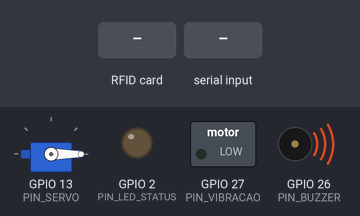
A sketch run on a simulated ESP32. Shown: servo, switched loads named in the sketch (green lamp = pin HIGH), output pins drawn as LEDs (lit = HIGH), buzzer (waves = sounding, pin HIGH). Dashed ring = blinking. The test bench sets the inputs (shaded band). What the sketch prints to the serial monitor is not drawn.

Above: at 2.3 s.
2.4 s: RFID card 5E 7A 19 C4 held to the reader
At 4.2 s:
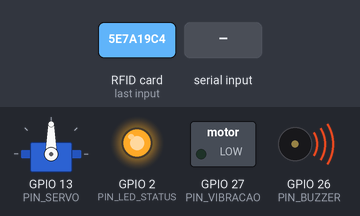
4.5 s: "TOGGLE" received over Serial
At 5.05 s:
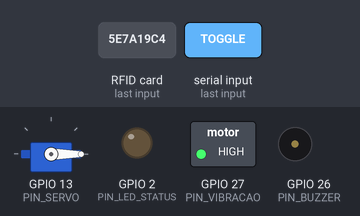
6.9 s: "SIMULAR_TAG" received over Serial
At 7.6 s:
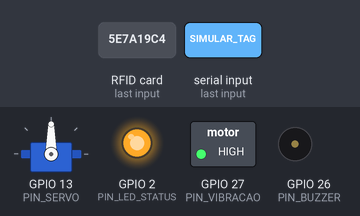
9.3 s: "t" received over Serial
At 10.9 s:
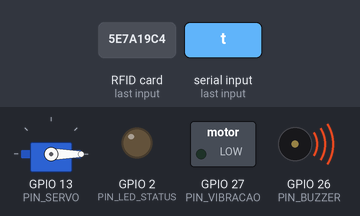
11.7 s: "T" received over Serial
At 12.29 s:
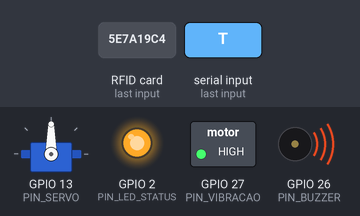
Timing chart, 0 to 14.7 s (numbered marks = the images above; inputs shaded):
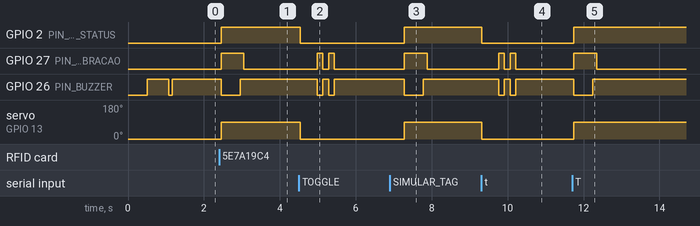

The sketch:

esp32_porta_acessivel.ino
```cpp
/*
 * ======================================================================================
 * SISTEMA MULTISSENSORIAL DE SINALIZAÇÃO E ACESSIBILIDADE PARA PORTAS DE BANHEIRO
 * ======================================================================================
 *
 * Microcontrolador: ESP32 DOIT DevKit V1 (30 Pinos)
 *
 * --------------------------------------------------------------------------------------
 * BIBLIOTECAS NECESSÁRIAS NA ARDUINO IDE (Sketch -> Incluir Biblioteca -> Gerenciar Bibliotecas):
 * --------------------------------------------------------------------------------------
 * 1. MFRC522         (por GithubCommunity)      -> Leitura do módulo RFID RC522 via SPI
 * 2. ESP32Servo      (por Kevin Harrington)     -> Controle PWM do Micro Servo Motor SG90
 * 3. PubSubClient    (por Nick O'Leary)         -> Cliente MQTT para comunicação IoT
 * 4. ArduinoJson     (por Benoit Blanchon v6/v7)-> Formatação das mensagens JSON no MQTT
 *
 * --------------------------------------------------------------------------------------
 * RESUMO DA PINAGEM VALIDADA EM BANCADA (Conforme docs/GUIA_DE_MONTAGEM.md):
 * --------------------------------------------------------------------------------------
 * - RFID RC522 (3.3V direto no 3V3):
 *     SDA(SS)=GPIO 5 | SCK=GPIO 18 | MOSI=GPIO 23 | MISO=GPIO 19 | RST=GPIO 22 | GND=GND
 * - Servo SG90 (Simulação da Tranca Física - 5V no VIN):
 *     Sinal (Laranja)=GPIO 13 | VCC (Vermelho)=5V(VIN) | GND (Marrom)=GND
 * - Motor de Vibração MV50 (Retorno Tátil - 5V no VIN):
 *     IN/SIG=GPIO 27 | VCC=5V(VIN) | GND=GND
 * - Módulo Buzzer Ativo 5V (Retorno Sonoro - Chaveamento diferencial 5V/3.3V):
 *     VCC=5V(VIN) | I/O=GND | GND=GPIO 26 (LOW=5V apita / HIGH=1.7V mudo)
 * ======================================================================================
 */

#include <Arduino.h>
#include <SPI.h>
#include <WiFi.h>
#include <MFRC522.h>
#include <ESP32Servo.h>
#include <PubSubClient.h>
#include <ArduinoJson.h>

// ======================================================================================
// 1. CONFIGURAÇÕES DE REDE WI-FI E BROKER MQTT
// ======================================================================================
const char* WIFI_SSID      = "SEU_WIFI_AQUI";       // Nome da rede Wi-Fi 2.4GHz
const char* WIFI_PASSWORD  = "SUA_SENHA_WIFI_AQUI"; // Senha do Wi-Fi

const char* MQTT_BROKER    = "broker.hivemq.com";
const int   MQTT_PORT      = 1883;
const char* MQTT_CLIENT_ID = "ESP32_PortaAcessivel_01";

// Tópicos MQTT (ESP32 <-> MQTT <-> Computador)
const char* TOPIC_ESTADO   = "uninassau/acessibilidade/banheiro01/estado";
const char* TOPIC_COMANDO  = "uninassau/acessibilidade/banheiro01/comando";

// ======================================================================================
// 2. DEFINIÇÃO DOS PINOS DO HARDWARE (ESP32 30 PINOS)
// ======================================================================================
#define PIN_RFID_SS    5   // Pino SDA / SS do RC522 -> GPIO 5 (D5)
#define PIN_RFID_RST   22  // Pino RST do RC522      -> GPIO 22 (D22)
// SCK = GPIO 18 | MISO = GPIO 19 | MOSI = GPIO 23 (definidos pelo SPI.begin())

#define PIN_SERVO      13  // Fio Laranja do Servo SG90 (Tranca Física) -> GPIO 13 (D13)
#define PIN_VIBRACAO   27  // Pino IN do Motor Vibração MV50            -> GPIO 27 (D27)
#define PIN_BUZZER     26  // Pino GND do Módulo Buzzer Ativo 5V        -> GPIO 26 (D26)
#define PIN_LED_STATUS 2   // LED Azul interno do ESP32 (aceso = porta trancada)

// Ângulos do Servo Motor SG90 (Simulação da Tranca Física da Porta)
const int ANGULO_DESTRANCADO = 0;   // 0°  = Porta ABERTA / LIVRE
const int ANGULO_TRANCADO    = 90;  // 90° = Porta FECHADA / OCUPADO

// Tempo de Debounce do RFID (2 segundos para evitar leituras duplicadas acidentais)
const unsigned long DEBOUNCE_RFID_MS = 2000;

// ======================================================================================
// 3. OBJETOS E VARIÁVEIS DE ESTADO GLOBAIS
// ======================================================================================
MFRC522 rfid(PIN_RFID_SS, PIN_RFID_RST);
Servo servoTranca;
WiFiClient espClient;
PubSubClient mqttClient(espClient);

bool portaFechada = false;                  // false = ABERTA (Livre), true = FECHADA (Ocupado)
unsigned long ultimoAcionamentoMs = 0;      // Controle de debounce de 2s
unsigned long inicioOcupacaoMs = 0;         // Marca o millis() em que a porta foi trancada
unsigned long ultimaTentativaWifiMs = 0;    // Reconexão Wi-Fi não-bloqueante
unsigned long ultimaTentativaMqttMs = 0;    // Reconexão MQTT não-bloqueante
unsigned int contadorUsosSessao = 0;        // Quantidade de usos na sessão
String ultimaTagUid = "NENHUMA";

// ======================================================================================
// 4. FUNÇÕES DE ACIONAMENTO DOS ATUADORES (TRANCA SERVO, VIBRAÇÃO E BUZZER)
// ======================================================================================

/**
 * Liga ou desliga o Buzzer 5V no ESP32 (3.3V):
 * Com VCC no 5V, I/O no GND e GND do Buzzer no D26:
 * - Quando D26 = LOW (0V)   -> O Buzzer recebe 5V completos (5V - 0V = 5V) e APITA!
 * - Quando D26 = HIGH (3.3V)-> Sobram apenas 1.7V no Buzzer (5V - 3.3V = 1.7V) e fica MUDO!
 */
void definirEstadoBuzzer(bool ligado) {
  pinMode(PIN_BUZZER, OUTPUT);
  if (ligado) {
    digitalWrite(PIN_BUZZER, LOW);  // 0V -> Libera os 5V para apitar
  } else {
    digitalWrite(PIN_BUZZER, HIGH); // 3.3V -> Derruba a tensão para 1.7V (Silêncio total)
  }
}

/**
 * Move o Servo SG90 (tranca física) para o ângulo exato (0° ou 90°) e desliga o pulso PWM
 * (detach) após concluir o movimento para evitar tremores ou desvios de posição.
 */
void moverServoEstavel(int angulo) {
  servoTranca.write(angulo);
  if (!servoTranca.attached()) {
    servoTranca.attach(PIN_SERVO, 500, 2400);
  }
  servoTranca.write(angulo);
  delay(450); // Tempo para o braço do SG90 completar o giro físico
  servoTranca.detach();
  digitalWrite(PIN_SERVO, LOW);
}

/**
 * Executa o retorno multissensorial simultâneo ao TRANCAR a porta (Estado = FECHADA):
 * - Servo Motor gira para 90° (Tranca fechada)
 * - Motor de Vibração aciona 1 pulso forte de 600ms
 * - Buzzer Ativo emite 1 bipe longo de 500ms
 */
void acionarFeedbackTrancar() {
  Serial.println(F("[ATUADORES] Trancando porta: Servo -> 90° | Vibracao -> 600ms | Buzzer -> 500ms"));

  digitalWrite(PIN_LED_STATUS, HIGH);
  digitalWrite(PIN_VIBRACAO, HIGH);
  definirEstadoBuzzer(true);

  moverServoEstavel(ANGULO_TRANCADO); // 450ms movendo o servo para 90°

  delay(50); // Completa os 500ms do Buzzer (450 + 50 = 500ms)
  definirEstadoBuzzer(false);

  delay(100); // Completa os 600ms da Vibração (500 + 100 = 600ms)
  digitalWrite(PIN_VIBRACAO, LOW);
}

/**
 * Executa o retorno multissensorial simultâneo ao DESTRANCAR a porta (Estado = ABERTA):
 * - Servo Motor retorna para 0° (Tranca aberta)
 * - Motor de Vibração aciona 2 pulsos curtos de 150ms
 * - Buzzer Ativo emite 2 bipes rápidos de 150ms
 */
void acionarFeedbackDestrancar() {
  Serial.println(F("[ATUADORES] Destrancando porta: Servo -> 0° | Vibracao -> 2x 150ms | Buzzer -> 2x 150ms"));

  digitalWrite(PIN_LED_STATUS, LOW);
  moverServoEstavel(ANGULO_DESTRANCADO);

  for (int i = 0; i < 2; i++) {
    digitalWrite(PIN_VIBRACAO, HIGH);
    definirEstadoBuzzer(true);
    delay(150);

    digitalWrite(PIN_VIBRACAO, LOW);
    definirEstadoBuzzer(false);

    if (i == 0) {
      delay(150); // Intervalo de 150ms entre o 1º e o 2º pulso
    }
  }
}

// ======================================================================================
// 5. PUBLICAÇÃO E RECEBIMENTO MQTT (JSON)
// ======================================================================================

void publicarEstadoMqtt(unsigned long duracaoSegundos, const char* origemAcionamento) {
  StaticJsonDocument<256> doc;

  doc["estado"] = portaFechada ? "FECHADA" : "ABERTA";
  doc["ocupado"] = portaFechada;
  doc["uid_tag"] = ultimaTagUid;
  doc["duracao_ultimo_uso_seg"] = duracaoSegundos;
  doc["usos_sessao"] = contadorUsosSessao;
  doc["servo_angulo"] = portaFechada ? ANGULO_TRANCADO : ANGULO_DESTRANCADO;
  doc["origem"] = origemAcionamento;
  doc["uptime_seg"] = millis() / 1000;

  char bufferJson[256];
  serializeJson(doc, bufferJson);

  Serial.print(F("[MQTT TX] Publicando em "));
  Serial.print(TOPIC_ESTADO);
  Serial.print(F(": "));
  Serial.println(bufferJson);

  if (mqttClient.connected()) {
    mqttClient.publish(TOPIC_ESTADO, bufferJson, true);
  } else {
    Serial.println(F("[MQTT] Broker desconectado no momento. Funcionamento fisico normal."));
  }
}

void alternarEstadoPorta(String uidTag, const char* origem) {
  portaFechada = !portaFechada;
  ultimaTagUid = uidTag;

  if (portaFechada) {
    inicioOcupacaoMs = millis();
    acionarFeedbackTrancar();
    publicarEstadoMqtt(0, origem);
    Serial.println(F("ESTADO ATUAL: FECHADA / OCUPADO"));
  } else {
    unsigned long duracaoSegundos = 0;
    if (inicioOcupacaoMs > 0) {
      duracaoSegundos = (millis() - inicioOcupacaoMs) / 1000;
      if (duracaoSegundos == 0) duracaoSegundos = 1;
    }
    contadorUsosSessao++;

    acionarFeedbackDestrancar();
    publicarEstadoMqtt(duracaoSegundos, origem);

    Serial.print(F("ESTADO ATUAL: ABERTA / LIVRE (Tempo ocupada: "));
    Serial.print(duracaoSegundos);
    Serial.println(F(" segundos)"));
  }
  Serial.println(F("------------------------------------------------------------------"));
}

void callbackMqtt(char* topic, byte* payload, unsigned int length) {
  String mensagem = "";
  for (unsigned int i = 0; i < length; i++) {
    mensagem += (char)payload[i];
  }
  mensagem.trim();

  Serial.print(F("[MQTT RX] Comando recebido em "));
  Serial.print(topic);
  Serial.print(F(": "));
  Serial.println(mensagem);

  if (millis() - ultimoAcionamentoMs < DEBOUNCE_RFID_MS) {
    return;
  }

  if (mensagem.indexOf("TOGGLE") >= 0 || mensagem.indexOf("SIMULAR_TAG") >= 0) {
    ultimoAcionamentoMs = millis();
    alternarEstadoPorta("REMOTO:DASHBOARD", "DASHBOARD_MQTT");
  } else if (mensagem.indexOf("ABRIR") >= 0 && portaFechada) {
    ultimoAcionamentoMs = millis();
    alternarEstadoPorta("REMOTO:EMERGENCIA", "DASHBOARD_EMERGENCIA");
  } else if (mensagem.indexOf("FECHAR") >= 0 && !portaFechada) {
    ultimoAcionamentoMs = millis();
    alternarEstadoPorta("REMOTO:DASHBOARD", "DASHBOARD_MQTT");
  }
}

// ======================================================================================
// 6. GERENCIAMENTO DE CONEXÃO WI-FI E MQTT (NÃO-BLOQUEANTE)
// ======================================================================================

void gerenciarConexoesRede() {
  if (String(WIFI_SSID) == "SEU_WIFI_AQUI") {
    return;
  }

  if (WiFi.status() != WL_CONNECTED) {
    if (millis() - ultimaTentativaWifiMs > 10000) {
      ultimaTentativaWifiMs = millis();
      Serial.print(F("[WI-FI] Conectando a rede: "));
      Serial.println(WIFI_SSID);
      WiFi.begin(WIFI_SSID, WIFI_PASSWORD);
    }
    return;
  }

  if (!mqttClient.connected()) {
    if (millis() - ultimaTentativaMqttMs > 5000) {
      ultimaTentativaMqttMs = millis();
      Serial.print(F("[MQTT] Conectando ao Broker "));
      Serial.print(MQTT_BROKER);
      Serial.print(F("... "));

      String clientId = String(MQTT_CLIENT_ID) + "_" + String((uint32_t)ESP.getEfuseMac(), HEX);

      if (mqttClient.connect(clientId.c_str())) {
        Serial.println(F("CONECTADO!"));
        mqttClient.subscribe(TOPIC_COMANDO);
        publicarEstadoMqtt(0, "BOOT_SYNC");
      } else {
        Serial.print(F("Falhou (rc="));
        Serial.print(mqttClient.state());
        Serial.println(F("). Tentando novamente em 5s."));
      }
    }
  } else {
    mqttClient.loop();
  }
}

// ======================================================================================
// 7. LEITURA DO SENSOR RFID RC522
// ======================================================================================

String obterUidFormatado() {
  String uidStr = "";
  for (byte i = 0; i < rfid.uid.size; i++) {
    if (rfid.uid.uidByte[i] < 0x10) {
      uidStr += "0";
    }
    uidStr += String(rfid.uid.uidByte[i], HEX);
    if (i < rfid.uid.size - 1) {
      uidStr += ":";
    }
  }
  uidStr.toUpperCase();
  return uidStr;
}

void verificarLeituraRfid() {
  if (!rfid.PICC_IsNewCardPresent() || !rfid.PICC_ReadCardSerial()) {
    return;
  }

  unsigned long agoraMs = millis();

  if (agoraMs - ultimoAcionamentoMs < DEBOUNCE_RFID_MS) {
    Serial.println(F("[RFID] Leitura ignorada (Debounce de 2 segundos ativo)."));
    rfid.PICC_HaltA();
    rfid.PCD_StopCrypto1();
    return;
  }

  ultimoAcionamentoMs = agoraMs;
  String uidLido = obterUidFormatado();

  Serial.print(F("[RFID] Tag detectada com sucesso! UID: "));
  Serial.println(uidLido);

  rfid.PICC_HaltA();
  rfid.PCD_StopCrypto1();

  alternarEstadoPorta(uidLido, "ESP32_RFID");
}

// ======================================================================================
// 8. SETUP E LOOP PRINCIPAL DO ESP32
// ======================================================================================

void setup() {
  Serial.begin(115200);
  delay(500);

  Serial.println();
  Serial.println(F("=================================================================="));
  Serial.println(F("  SISTEMA MULTISSENSORIAL DE PORTA DE BANHEIRO (ESP32 + MQTT)"));
  Serial.println(F("=================================================================="));

  pinMode(PIN_VIBRACAO, OUTPUT);
  pinMode(PIN_LED_STATUS, OUTPUT);

  digitalWrite(PIN_VIBRACAO, LOW);
  definirEstadoBuzzer(false);
  digitalWrite(PIN_LED_STATUS, LOW);

  ESP32PWM::allocateTimer(0);
  servoTranca.setPeriodHertz(50);
  moverServoEstavel(ANGULO_DESTRANCADO);
  Serial.println(F("[SERVO SG90] Inicializado na posicao 0° (PORTA ABERTA)."));

  SPI.begin();
  rfid.PCD_Init();
  delay(50);
  Serial.print(F("[RFID RC522] Inicializado. Versao do Firmware RC522: 0x"));
  Serial.println(rfid.PCD_ReadRegister(rfid.VersionReg), HEX);

  WiFi.mode(WIFI_STA);
  mqttClient.setServer(MQTT_BROKER, MQTT_PORT);
  mqttClient.setCallback(callbackMqtt);

  if (String(WIFI_SSID) != "SEU_WIFI_AQUI") {
    Serial.print(F("[WI-FI] Conectando a "));
    Serial.println(WIFI_SSID);
    WiFi.begin(WIFI_SSID, WIFI_PASSWORD);
  } else {
    Serial.println(F("[WI-FI] SSID padrao detectado. Configure WIFI_SSID para publicar no MQTT."));
  }

  definirEstadoBuzzer(true);
  delay(100);
  definirEstadoBuzzer(false);

  Serial.println(F("Sistema pronto! Aproxime uma Tag RFID do leitor RC522 para trancar/destrancar."));
  Serial.println(F("------------------------------------------------------------------"));
}

void loop() {
  gerenciarConexoesRede();
  verificarLeituraRfid();

  if (Serial.available() > 0) {
    char tecla = Serial.read();
    if (tecla == 't' || tecla == 'T') {
      if (millis() - ultimoAcionamentoMs >= DEBOUNCE_RFID_MS) {
        ultimoAcionamentoMs = millis();
        Serial.println(F("[SERIAL] Comando de teste recebido via Monitor Serial!"));
        alternarEstadoPorta("SERIAL:TESTE", "MONITOR_SERIAL");
      }
    }
  }

  delay(20);
}
```

Measured:
- after the input at 2.4 s, GPIO 2 (PIN_LED_STATUS): LOW → HIGH after 0.05 s; GPIO 27 (PIN_VIBRACAO): LOW → HIGH after 0.05 s, → LOW 0.60 s later; GPIO 26 (PIN_BUZZER): HIGH → LOW after 0.05 s, → HIGH 0.50 s later; servo on GPIO 13 (PIN_SERVO): 0° → 90° after 0.05 s
- after the input at 4.5 s, GPIO 2 (PIN_LED_STATUS): HIGH → LOW at once; GPIO 27 (PIN_VIBRACAO): alternates HIGH for 0.15 s and LOW for 0.15 s, 4 changes in all, then stays LOW, starting after 0.48 s
- after the input at 6.9 s, GPIO 2 (PIN_LED_STATUS): LOW → HIGH after 0.38 s; GPIO 27 (PIN_VIBRACAO): LOW → HIGH after 0.38 s, → LOW 0.60 s later; GPIO 26 (PIN_BUZZER): HIGH → LOW after 0.38 s, → HIGH 0.50 s later; servo on GPIO 13 (PIN_SERVO): 0° → 90° after 0.38 s
- after the input at 9.3 s, GPIO 2 (PIN_LED_STATUS): HIGH → LOW at once; GPIO 27 (PIN_VIBRACAO): alternates HIGH for 0.15 s and LOW for 0.15 s, 4 changes in all, then stays LOW, starting after 0.47 s
- after the input at 11.7 s, GPIO 2 (PIN_LED_STATUS): LOW → HIGH after 0.05 s; GPIO 27 (PIN_VIBRACAO): LOW → HIGH after 0.05 s, → LOW 0.60 s later; GPIO 26 (PIN_BUZZER): HIGH → LOW after 0.05 s, → HIGH 0.50 s later; servo on GPIO 13 (PIN_SERVO): 0° → 90° after 0.05 s
